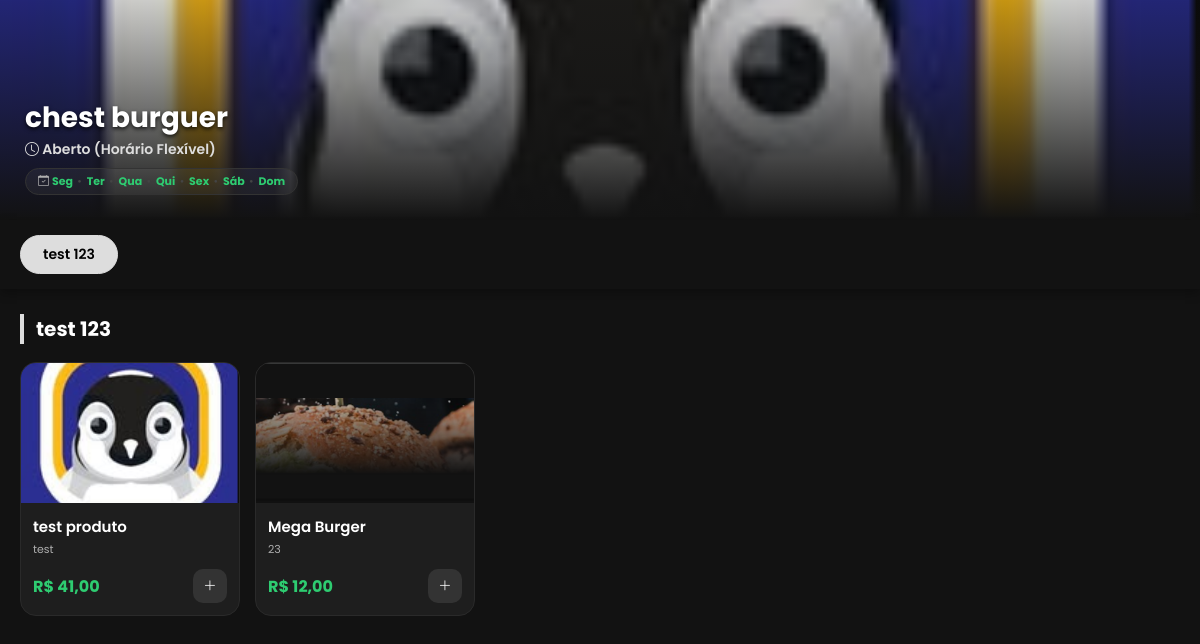
The page /loja/chest burguer/ on the database as committed earlier.
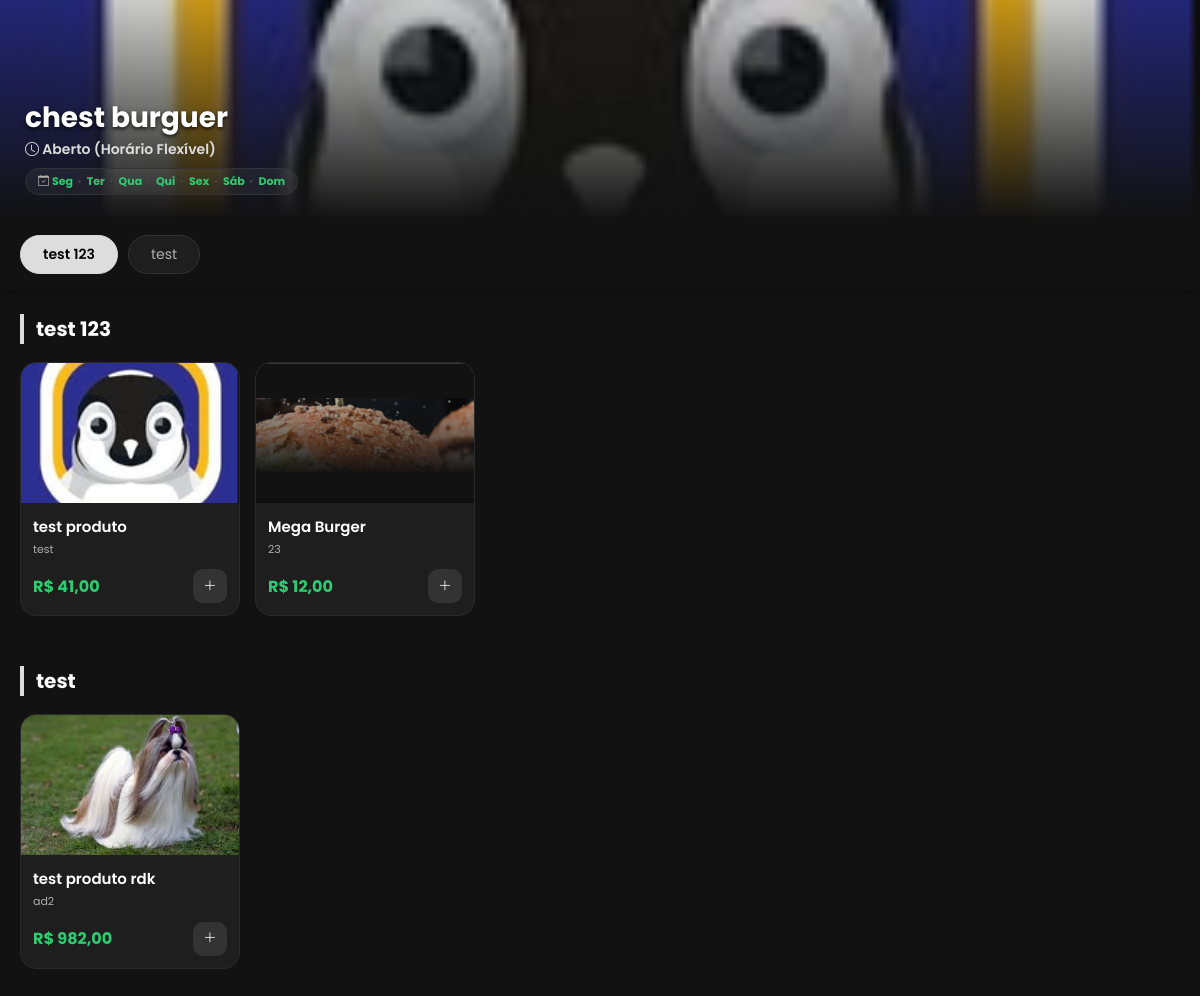
The same page on the database as committed later.
### core/models.py (models this page shows, shortened)
class Categoria(models.Model):
    nome = models.CharField(max_length=50, verbose_name="Nome da Categoria")
    loja = models.ForeignKey(User, on_delete=models.CASCADE, related_name='minhas_categorias', null=True)
    class Meta:
        verbose_name = "Categoria"
        verbose_name_plural = "Categorias"
        unique_together = ('nome', 'loja')
        indexes = [
            models.Index(fields=['loja']),
        ]

class Produto(models.Model):
    loja = models.ForeignKey(User, on_delete=models.CASCADE, related_name='meus_produtos', null=True)
    nome = models.CharField(max_length=100)
    descricao = models.TextField(verbose_name="Descrição")
    preco = models.DecimalField(max_digits=10, decimal_places=2, verbose_name="Preço")
    categoria = models.ForeignKey(Categoria, on_delete=models.SET_NULL, null=True, related_name='produtos', verbose_name="Categoria")
    foto = models.ImageField(upload_to='produtos/', blank=True, null=True)
    ativo = models.BooleanField(default=True)
    class Meta:
        indexes = [
            models.Index(fields=['loja', 'ativo']),
            models.Index(fields=['categoria']),
        ]

### core/views.py (the view)
# urls.py: path('loja/<str:nome_empresa_slug>/', views.cardapio_publico, name='cardapio_publico'),
def cardapio_publico(request, nome_empresa_slug):
    perfil = get_object_or_404(Perfil, nome_empresa__iexact=nome_empresa_slug.replace('-', ' '))
    loja_dona = perfil.user
    categorias = Categoria.objects.filter(loja=loja_dona).prefetch_related(
        Prefetch('produtos', queryset=Produto.objects.filter(loja=loja_dona, ativo=True), to_attr='produtos_da_loja')
    ).distinct()
    config = Configuracao.objects.filter(loja=loja_dona).first()
    agora = timezone.localtime(timezone.now())
    hora_atual = agora.time()
    dia_semana_index = agora.weekday()
    loja_aberta_agora = False
    motivo_fechado = "Fechado no momento."
    horario_texto = ""
    dias_semana = []
    foto_capa = ""
    if config:
        config.visualizacoes_cardapio += 1
        config.save()
        foto_capa = config.foto_capa.url if config.foto_capa else ""
        if hasattr(config, 'segunda_abertura'):
            dias_semana = [
                {'nome': 'Seg', 'aberto': config.segunda, 'abre': config.segunda_abertura, 'fecha': config.segunda_fechamento},
                {'nome': 'Ter', 'aberto': config.terca, 'abre': config.terca_abertura, 'fecha': config.terca_fechamento},
                {'nome': 'Qua', 'aberto': config.quarta, 'abre': config.quarta_abertura, 'fecha': config.quarta_fechamento},
                {'nome': 'Qui', 'aberto': config.quinta, 'abre': config.quinta_abertura, 'fecha': config.quinta_fechamento},
                {'nome': 'Sex', 'aberto': config.sexta, 'abre': config.sexta_abertura, 'fecha': config.sexta_fechamento},
                {'nome': 'Sáb', 'aberto': config.sabado, 'abre': config.sabado_abertura, 'fecha': config.sabado_fechamento},
                {'nome': 'Dom', 'aberto': config.domingo, 'abre': config.domingo_abertura, 'fecha': config.domingo_fechamento},
            ]
            if config.loja_aberta:
                hoje_info = dias_semana[dia_semana_index]
                if not hoje_info['aberto']:
                    motivo_fechado = "Hoje não abrimos."
                else:
                    h_abre = hoje_info['abre']
                    h_fecha = hoje_info['fecha']
                    if h_abre and h_fecha:
                        horario_texto = f"Aberto das {h_abre.strftime('%H:%M')} às {h_fecha.strftime('%H:%M')}"
                        if h_abre < h_fecha:
                            loja_aberta_agora = h_abre <= hora_atual <= h_fecha
                        else:
                            loja_aberta_agora = hora_atual >= h_abre or hora_atual <= h_fecha
                        if not loja_aberta_agora:
                            motivo_fechado = f"Abrimos às {h_abre.strftime('%H:%M')}."
                    else:
                        loja_aberta_agora = True
                        horario_texto = "Aberto (Horário Flexível)"
            else:
                motivo_fechado = "Loja temporariamente fechada pelo gestor."
    context = {
        'nome_empresa': perfil.nome_empresa,
        'categorias': categorias,
        'config': config,
        'foto_capa': foto_capa,
        'horario_funcionamento': horario_texto,
        'dias_semana': dias_semana,
        'esta_aberto_hoje': loja_aberta_agora,
        'motivo_fechado': motivo_fechado,
    }
    return render(request, 'core/cardapio.html', context)

### core/templates/core/cardapio.html (shortened to what this page needs)
{% load static %}
<!DOCTYPE html>
<html lang="pt-br">
<head>
    <link rel="stylesheet" href="https://cdn.jsdelivr.net/npm/bootstrap-icons@1.11.3/font/bootstrap-icons.min.css">
</head>
<body>
<header style="background-image: url('{{ foto_capa }}');">
    <div class="restaurant-info">
        <h1>{{ nome_empresa }}</h1>
        <p><i class="bi bi-clock me-1"></i> {{ horario_funcionamento }}</p>
        <div class="days-badge">
            <i class="bi bi-calendar-check me-2"></i>
            {% for dia in dias_semana %}
                <span class="{% if dia.aberto %}text-open{% else %}text-closed{% endif %}">
                    {{ dia.nome }}
                </span>
                {% if not forloop.last %}<span class="day-sep">•</span>{% endif %}
            {% endfor %}
        </div>
    </div>
</header>
<nav class="category-nav">
    {% for categoria in categorias %}
        <button class="cat-btn {% if forloop.first %}active{% endif %}"
                onclick="scrollToSection('cat-{{ categoria.id }}', this)">
            {{ categoria.nome }}
        </button>
    {% endfor %}
</nav>
<main>
    {% for categoria in categorias %}
    <section id="cat-{{ categoria.id }}" class="menu-section">
        <h2 class="section-title">{{ categoria.nome }}</h2>
        <div class="products-grid">
            {% for produto in categoria.produtos_da_loja %}
                {% if produto.ativo %}
                <article class="product-card">
                    {% if produto.foto %}
                        <img src="{{ produto.foto.url }}" class="product-img" alt="{{ produto.nome }}">
                    {% else %}
                        <div class="product-img bg-secondary bg-opacity-10 d-flex align-items-center justify-content-center">
                            <i class="bi bi-image text-muted fs-2"></i>
                        </div>
                    {% endif %}
                    <div class="product-info">
                        <h3 class="product-title">{{ produto.nome }}</h3>
                        <p class="product-desc">{{ produto.descricao|default:"Preparado com os melhores ingredientes." }}</p>
                        <div class="price-row">
                            <span class="price">R$ {{ produto.preco }}</span>
                            {% if esta_aberto_hoje %}
                                <button class="add-btn" id="btn-{{ produto.id }}" onclick="adicionarAoCarrinho({{ produto.id }})">
                                    <i class="bi bi-plus-lg"></i>
                                </button>
                            {% else %}
                                <button class="add-btn disabled" title="Estamos fechados">
                                    <i class="bi bi-dash-circle"></i>
                                </button>
                            {% endif %}
                        </div>
                    </div>
                </article>
                {% endif %}
            {% empty %}
                <p class="text-secondary small ps-3">Nenhum produto disponível nesta categoria.</p>
            {% endfor %}
        </div>
    </section>
    {% empty %}
    <div class="container text-center py-5">
        <i class="bi bi-shop fs-1 text-secondary mb-3"></i>
        <p class="text-secondary">Este lojista ainda não cadastrou produtos.</p>
    </div>
    {% endfor %}
</main>
</body>
</html>

Rows that differ between the two databases and show on the page:
added Categoria: nome "test"
added Produto: foto (picture), nome "test produto rdk", descricao "ad2", preco "982,00", shown under "test"
